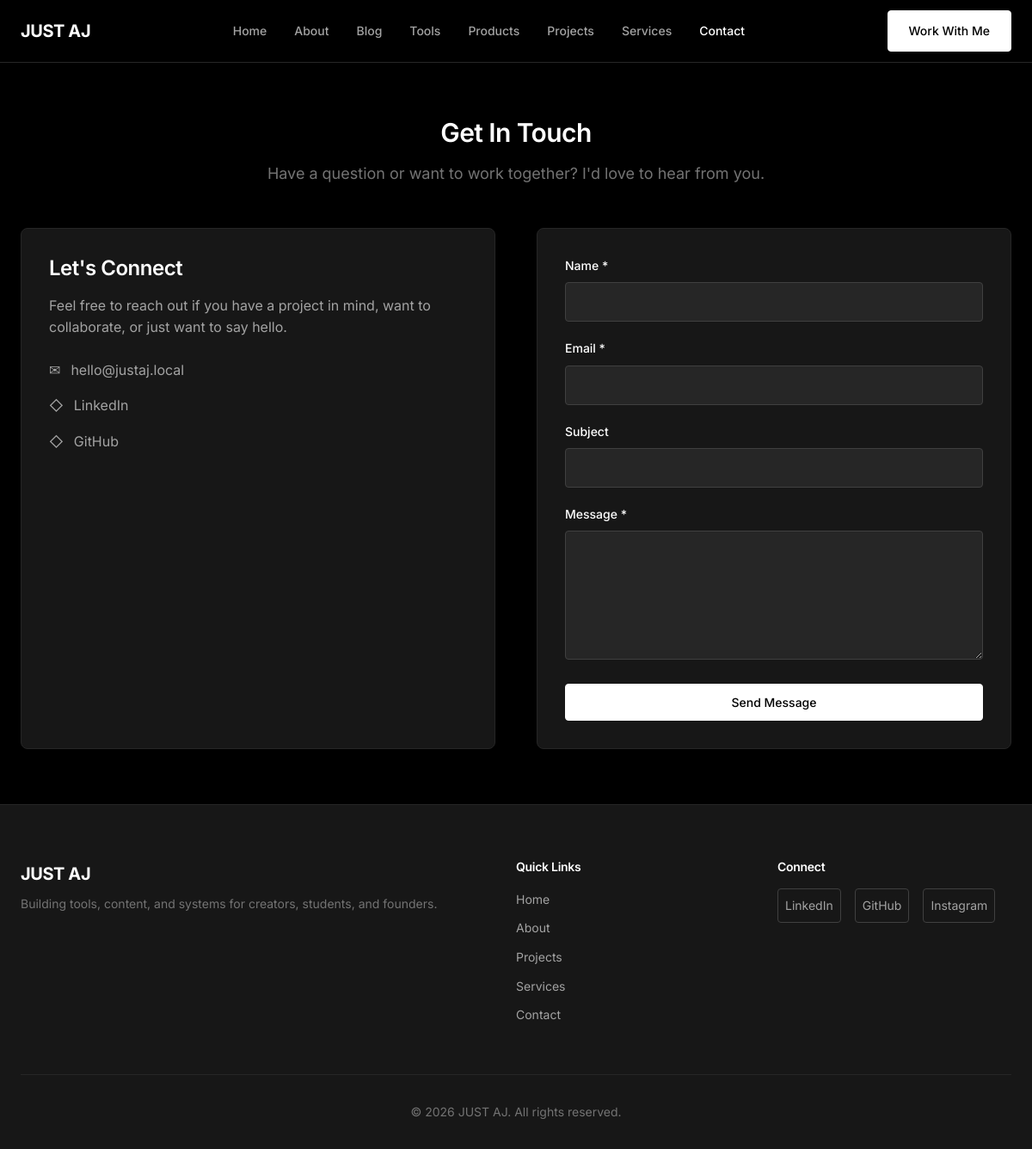
The page /contact.php on the database its author committed.
### tables this page shows
CREATE TABLE `settings` (
    `id` INT(11) NOT NULL AUTO_INCREMENT,
    `setting_key` VARCHAR(255) NOT NULL,
    `setting_value` TEXT,
    PRIMARY KEY (`id`),
    UNIQUE KEY `setting_key` (`setting_key`)
);

### includes/functions.php (called while the page is built, shortened)
<?php
function getSetting($key, $default = '') {
    global $pdo;
    $stmt = $pdo->prepare('SELECT setting_value FROM settings WHERE setting_key = ?');
    $stmt->execute([$key]);
    $result = $stmt->fetch();
    return $result ? $result['setting_value'] : $default;
}

### contact.php (the view, shortened to what this page needs)
<?php
$currentPage = 'contact';
require_once 'includes/header.php';
?>
<section class="contact-section">
    <div class="container">
        <div class="section-header">
            <h2 class="section-title">Get In Touch</h2>
            <p class="section-subtitle">Have a question or want to work together? I'd love to hear from you.</p>
        </div>
        <div class="contact-grid">
            <div class="contact-info">
                <h3>Let's Connect</h3>
                <p>Feel free to reach out if you have a project in mind, want to collaborate, or just want to say hello.</p>
                <div class="contact-detail">
                    <span>✉</span>
                    <span><?php echo htmlspecialchars(getSetting('contact_email', 'hello@justaj.local')); ?></span>
                </div>
                <div class="contact-detail">
                    <span>◇</span>
                    <a href="<?php echo getSetting('linkedin_url', '#'); ?>" target="_blank" rel="noopener">LinkedIn</a>
                </div>
                <div class="contact-detail">
                    <span>◇</span>
                    <a href="<?php echo getSetting('github_url', '#'); ?>" target="_blank" rel="noopener">GitHub</a>
                </div>
            </div>
            <div class="contact-form">
                <form method="POST" action="">
                    <div class="form-group">
                        <label for="name" class="form-label">Name *</label>
                        <input type="text" id="name" name="name" class="form-input" required value="<?php echo $_POST['name'] ?? ''; ?>">
                    </div>
                    <div class="form-group">
                        <label for="email" class="form-label">Email *</label>
                        <input type="email" id="email" name="email" class="form-input" required value="<?php echo $_POST['email'] ?? ''; ?>">
                    </div>
                    <div class="form-group">
                        <label for="subject" class="form-label">Subject</label>
                        <input type="text" id="subject" name="subject" class="form-input" value="<?php echo $_POST['subject'] ?? ''; ?>">
                    </div>
                    <div class="form-group">
                        <label for="message" class="form-label">Message *</label>
                        <textarea id="message" name="message" class="form-textarea" required><?php echo $_POST['message'] ?? ''; ?></textarea>
                    </div>
                    <button type="submit" class="btn btn-primary form-submit">Send Message</button>
                </form>
            </div>
        </div>
    </div>
</section>
<?php require_once 'includes/footer.php'; ?>

### includes/header.php (shortened to what this page needs)
<?php
require_once __DIR__ . '/db.php';
require_once __DIR__ . '/functions.php';
$siteName = getSetting('site_name', 'JUST AJ');
?>
<!DOCTYPE html>
<html lang="en">
<head>
    <link rel="stylesheet" href="<?php echo SITE_URL; ?>/assets/css/style.css">
    <link rel="stylesheet" href="https://cdnjs.cloudflare.com/ajax/libs/font-awesome/6.5.1/css/all.min.css">
</head>
<body>
    <header class="site-header">
        <div class="container header-inner">
            <a href="<?php echo SITE_URL; ?>" class="logo">
                <span class="logo-text"><?php echo htmlspecialchars($siteName); ?></span>
            </a>
            <nav class="main-nav">
                <ul class="nav-list">
                    <li><a href="<?php echo SITE_URL; ?>" class="<?php echo $currentPage === 'home' ? 'active' : ''; ?>">Home</a></li>
                    <li><a href="<?php echo SITE_URL; ?>/about.php" class="<?php echo $currentPage === 'about' ? 'active' : ''; ?>">About</a></li>
                    <li><a href="<?php echo SITE_URL; ?>/blog/" class="<?php echo $currentPage === 'blog' ? 'active' : ''; ?>">Blog</a></li>
                    <li><a href="<?php echo SITE_URL; ?>/tools/" class="<?php echo $currentPage === 'tools' ? 'active' : ''; ?>">Tools</a></li>
                    <li><a href="<?php echo SITE_URL; ?>/products/" class="<?php echo $currentPage === 'products' ? 'active' : ''; ?>">Products</a></li>
                    <li><a href="<?php echo SITE_URL; ?>/projects.php" class="<?php echo $currentPage === 'projects' ? 'active' : ''; ?>">Projects</a></li>
                    <li><a href="<?php echo SITE_URL; ?>/services.php" class="<?php echo $currentPage === 'services' ? 'active' : ''; ?>">Services</a></li>
                    <li><a href="<?php echo SITE_URL; ?>/contact.php" class="<?php echo $currentPage === 'contact' ? 'active' : ''; ?>">Contact</a></li>
                </ul>
            </nav>
            <a href="<?php echo SITE_URL; ?>/contact.php" class="btn btn-primary cta-btn">Work With Me</a>
        </div>
    </header>
    <main class="main-content">

### includes/footer.php (shortened to what this page needs)
</main>
    <footer class="site-footer">
        <div class="container">
            <div class="footer-inner">
                <div class="footer-brand">
                    <span class="logo-text"><?php echo htmlspecialchars(getSetting('site_name', 'JUST AJ')); ?></span>
                    <p class="footer-tagline"><?php echo htmlspecialchars(getSetting('site_tagline', '')); ?></p>
                </div>
                <div class="footer-links">
                    <h4>Quick Links</h4>
                    <ul>
                        <li><a href="<?php echo SITE_URL; ?>">Home</a></li>
                        <li><a href="<?php echo SITE_URL; ?>/about.php">About</a></li>
                        <li><a href="<?php echo SITE_URL; ?>/projects.php">Projects</a></li>
                        <li><a href="<?php echo SITE_URL; ?>/services.php">Services</a></li>
                        <li><a href="<?php echo SITE_URL; ?>/contact.php">Contact</a></li>
                    </ul>
                </div>
                <div class="footer-social">
                    <h4>Connect</h4>
                    <div class="social-links">
                        <a href="<?php echo getSetting('linkedin_url', '#'); ?>" target="_blank" rel="noopener" class="social-link">LinkedIn</a>
                        <a href="<?php echo getSetting('github_url', '#'); ?>" target="_blank" rel="noopener" class="social-link">GitHub</a>
                        <a href="<?php echo getSetting('instagram_url', '#'); ?>" target="_blank" rel="noopener" class="social-link">Instagram</a>
                    </div>
                </div>
            </div>
            <div class="footer-bottom">
                <p>&copy; <?php echo date('Y'); ?> <?php echo htmlspecialchars(getSetting('site_name', 'JUST AJ')); ?>. All rights reserved.</p>
            </div>
        </div>
    </footer>
</body>
</html>

### rows shown on the page
settings: setting_value "JUST AJ"
settings: setting_value "hello@justaj.local"
settings: setting_value "Building tools, content, and systems for creators, students, and founders."
